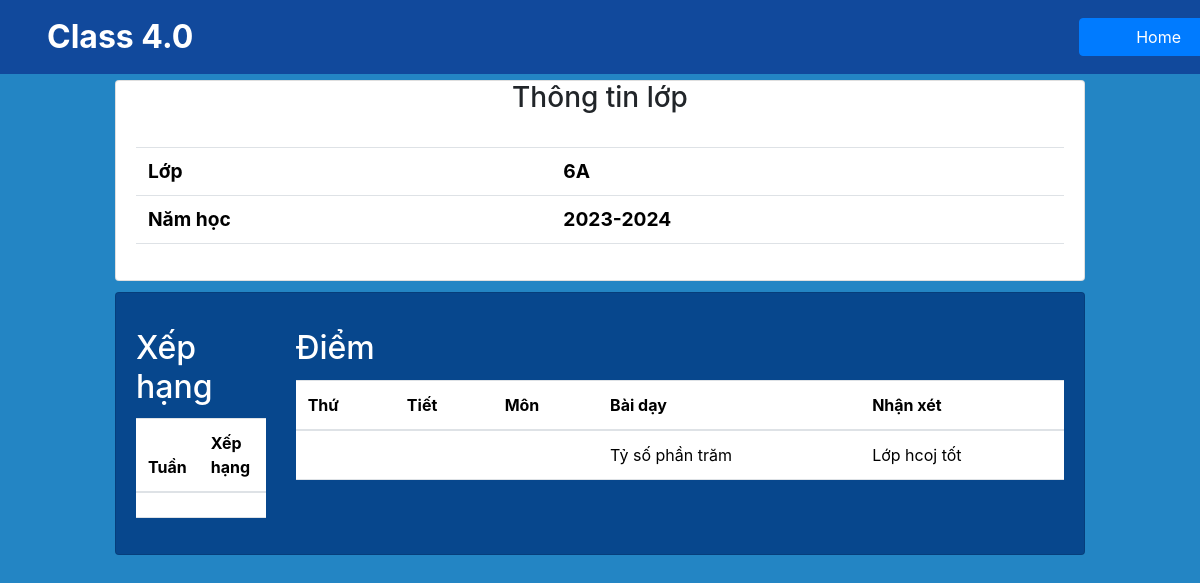
The page /home/6A/summary/ on the database its author committed.
### SM/models.py (models this page shows, shortened)
class Classroom(models.Model):
    name = models.CharField(primary_key=True,max_length=100)
    manager = models.ForeignKey('app_User.Teacher', on_delete=models.CASCADE,related_name='classroom') # 1 lớp chỉ có 1 giáo viên và ngược lại
    subjects = models.ManyToManyField(Subject,blank=True, related_name='classrooms') # choise từ subject

### CM/models.py (models this page shows, shortened)
class Lessons (models.Model):
    name = models.CharField(max_length=150)
    subject = models.ForeignKey(SM_Subject, on_delete=models.CASCADE)
    classroom = models.ForeignKey(SM_Classroom,on_delete=models.CASCADE)
    teacher = models.ForeignKey('app_User.Teacher', on_delete=models.CASCADE)
    counter = models.PositiveIntegerField(default=1)  # Thêm trường counter (đếm số tiết)
    comment = models.TextField()
    date_time = models.DateTimeField(auto_now_add=True)
    grades = (
        ('T', 'Tốt'),
        ('K', 'Khá'),
        ('TB', 'Trung Bình'),
        ('Y', 'Yếu'),
    )
    grade = models.CharField(max_length=2, choices=grades, default='TB')

### CM/views.py (the view)
# urls.py: path('<str:classroom>/summary/', views.summary_view, name= 'summary'),
def summary_view (request,classroom):
    classroom = get_object_or_404(SM_Classroom, name=classroom)
    lesson = get_lessons_week(classroom=classroom)
    context = {
        'lessons':lesson,
        'classroom':classroom
    }
    return render(request, 'summary.html', context)

### CM/views.py (called while the page is built)
def get_lessons_week(classroom):
    today = datetime.now().date()
    start_of_week = today - timedelta(days=today.weekday())
    end_of_week = start_of_week + timedelta(days=6)
    lessons_week = Lessons.objects.filter(classroom=classroom, date_time__date__range=[start_of_week, end_of_week])
    return lessons_week

### CM/templates/summary.html (shortened to what this page needs)
{% extends "base.html" %}
{% load static %}
{% block content %}
<div class="row">
    <div class="col-1"></div>
    <div class="col-10">
        <div class="card">
            <h3 class="card-title text-center">Thông tin lớp</h3>
            <div class="card-body">
                <table class="table">
                    <tbody>
                    <tr>
                        <th class="display-6 font-weight-bold" style="font-size: 1.2em" scope="row">Lớp</th>
                        <td class="display-6 font-weight-bold" style="font-size: 1.2em">{{ classroom.name }}</td>
                    </tr>
                    <tr>
                        <th class="display-6 font-weight-bold" style="font-size: 1.2em" scope="row">Năm học</th>
                        <td class="display-6 font-weight-bold" style="font-size: 1.2em">2023-2024</td>
                    </tr>
                    </tbody>
                </table>
            </div>
        </div>
    </div>
    <div class="col-1"></div>
</div>
<div class="row" style="margin-top: 1%">
    <div class="col-1"></div>
    <div class="col-10">
        <div class="card" style="background-color: #07478D">
            <div class="card-body row">
                <div class="col-2">
                    <h2 class="card-title text-white" style="margin-top: 1rem;">Xếp hạng</h2>
                    <table class="table">
                        <thead>
                            <tr>
                                <th scope="col">Tuần</th>
                                <th scope="col">Xếp hạng</th>
                            </tr>
                        </thead>
                        <tbody>
                            <tr>
                                <td></td>
                                <td></td>
                            </tr>
                        </tbody>
                    </table>
                </div>
                <div class="col-10">
                    <h2 class="card-title text-white" style="margin-top: 1rem;">Điểm</h2>
                    <table class="table">
                        <thead>
                            <tr>
                                <th scope="col">Thứ</th>
                                <th scope="col">Tiết</th>
                                <th scope="col">Môn</th>
                                <th scope="col">Bài dạy</th>
                                <th scope="col">Nhận xét</th>
                            </tr>
                        </thead>
                        <tbody>
                            {% for lesson in lessons %}
                            <tr>
                                <th scope="row"></th>
                                <td>{{ period }}</td>
                                <td>{{now_subject}}</td>
                                <td>{{ lesson.name }}</td>
                                <td>{{lesson.comment}}</td>
                            </tr>
                            {% endfor %}
                        </tbody>
                    </table>
                </div>
            </div>
        </div>
    </div>
    <div class="col-1"></div>
</div>
{% endblock content %}

### templates/base.html (style rules this page uses)
body { margin: 0; padding: 0; height: 100vh; width: 100vw; overflow-x: hidden; }

### rows shown on the page
Classroom: name "6A"
Lessons: name "Tỷ số phần trăm", comment "Lớp hcoj tốt"
